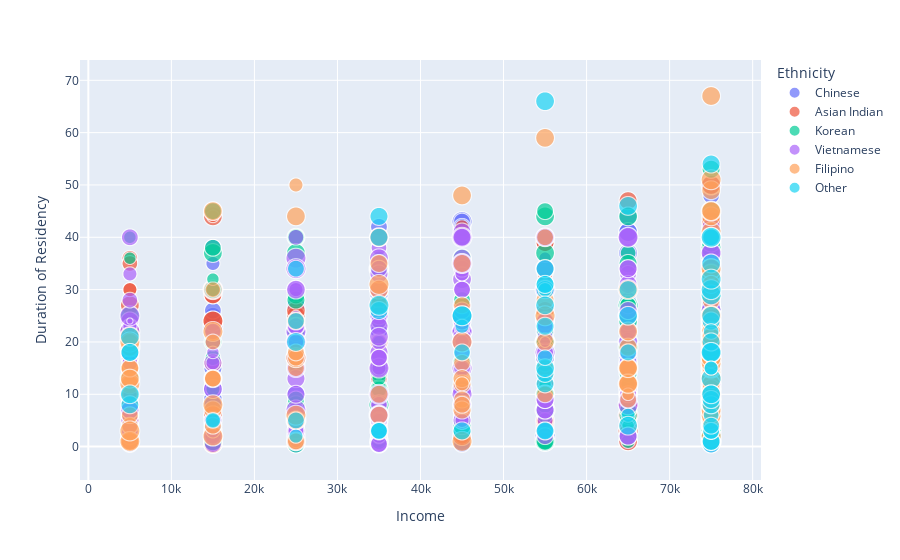

This figure's notebook cell:
### Code cell
import plotly_express as px

fig1 = px.scatter(ethnicity_df, x="Income", y="Duration of Residency", 
                  color="Ethnicity", # the variable that specifies the number of colors to use
                  size="Quality of Life") # the size of each bubble in the plot
fig1.show()

### Figure 1 — Plotly figure (JSON) as saved in the notebook; plotly's stock layout.template omitted (floating-point values rounded to 4 significant figures; data arrays with more than 128 entries replaced by an {"elided": "..."} marker saying what was removed)
{"data": [{"hovertemplate": "Ethnicity=Chinese<br>Income=%{x}<br>Duration of Residency=%{y}<br>Quality of Life=%{marker.size}<extra></extra>", "legendgroup": "Chinese", "marker": {"color": "#636efa", "size": {"elided": "335 int values"}, "sizemode": "area", "sizeref": 0.025, "symbol": "circle"}, "mode": "markers", "name": "Chinese", "showlegend": true, "type": "scattergl", "x": {"elided": "335 int values"}, "xaxis": "x", "y": {"elided": "335 float values"}, "yaxis": "y"}, {"hovertemplate": "Ethnicity=Asian Indian<br>Income=%{x}<br>Duration of Residency=%{y}<br>Quality of Life=%{marker.size}<extra></extra>", "legendgroup": "Asian Indian", "marker": {"color": "#EF553B", "size": {"elided": "283 int values"}, "sizemode": "area", "sizeref": 0.025, "symbol": "circle"}, "mode": "markers", "name": "Asian Indian", "showlegend": true, "type": "scattergl", "x": {"elided": "283 int values"}, "xaxis": "x", "y": {"elided": "283 float values"}, "yaxis": "y"}, {"hovertemplate": "Ethnicity=Korean<br>Income=%{x}<br>Duration of Residency=%{y}<br>Quality of Life=%{marker.size}<extra></extra>", "legendgroup": "Korean", "marker": {"color": "#00cc96", "size": {"elided": "267 int values"}, "sizemode": "area", "sizeref": 0.025, "symbol": "circle"}, "mode": "markers", "name": "Korean", "showlegend": true, "type": "scattergl", "x": {"elided": "267 int values"}, "xaxis": "x", "y": {"elided": "267 float values"}, "yaxis": "y"}, {"hovertemplate": "Ethnicity=Vietnamese<br>Income=%{x}<br>Duration of Residency=%{y}<br>Quality of Life=%{marker.size}<extra></extra>", "legendgroup": "Vietnamese", "marker": {"color": "#ab63fa", "size": {"elided": "280 int values"}, "sizemode": "area", "sizeref": 0.025, "symbol": "circle"}, "mode": "markers", "name": "Vietnamese", "showlegend": true, "type": "scattergl", "x": {"elided": "280 int values"}, "xaxis": "x", "y": {"elided": "280 float values"}, "yaxis": "y"}, {"hovertemplate": "Ethnicity=Filipino<br>Income=%{x}<br>Duration of Residency=%{y}<br>Quality of Life=%{marker.size}<extra></extra>", "legendgroup": "Filipino", "marker": {"color": "#FFA15A", "size": {"elided": "163 int values"}, "sizemode": "area", "sizeref": 0.025, "symbol": "circle"}, "mode": "markers", "name": "Filipino", "showlegend": true, "type": "scattergl", "x": {"elided": "163 int values"}, "xaxis": "x", "y": {"elided": "163 int values"}, "yaxis": "y"}, {"hovertemplate": "Ethnicity=Other<br>Income=%{x}<br>Duration of Residency=%{y}<br>Quality of Life=%{marker.size}<extra></extra>", "legendgroup": "Other", "marker": {"color": "#19d3f3", "size": [8, 8, 9, 8, 8, 9, 8, 8, 6, 10, 10, 8, 5, 9, 8, 5, 9, 8, 8, 9, 7, 8, 7, 7, 6, 5, 8, 8, 7, 10, 7, 10, 7, 9, 8, 7, 7, 8, 9, 8, 6, 8, 5, 7, 5, 7, 8, 10, 8, 9, 7, 9, 9, 8, 10, 7, 5, 5, 6, 9, 10, 8, 9, 9, 8, 8, 10, 9, 8, 10, 10, 8, 9], "sizemode": "area", "sizeref": 0.025, "symbol": "circle"}, "mode": "markers", "name": "Other", "showlegend": true, "type": "scattergl", "x": [75000, 75000, 75000, 55000, 5000, 65000, 75000, 75000, 75000, 75000, 45000, 5000, 65000, 75000, 75000, 25000, 75000, 55000, 45000, 5000, 55000, 35000, 75000, 25000, 75000, 15000, 35000, 55000, 35000, 75000, 75000, 35000, 35000, 65000, 55000, 75000, 25000, 55000, 55000, 55000, 15000, 75000, 45000, 45000, 55000, 25000, 35000, 75000, 5000, 5000, 65000, 75000, 75000, 75000, 75000, 75000, 75000, 75000, 55000, 25000, 45000, 55000, 55000, 75000, 75000, 65000, 75000, 55000, 55000, 75000, 75000, 35000, 65000], "xaxis": "x", "y": [24, 0.5, 40, 31, 8, 25, 1, 1, 6, 13, 25, 18, 6, 10, 8, 2, 25, 12, 3, 21, 3, 26, 3, 5, 22, 5, 3, 3, 3, 29, 3, 27, 3, 4, 14, 4, 24, 34, 15, 30, 5, 9, 23, 18, 30, 34, 40, 18, 18, 10, 18, 10, 18, 20, 18, 40, 15, 15, 17, 20, 25, 23, 27, 35, 54, 30, 30, 66, 31, 32, 40, 44, 46], "yaxis": "y"}], "layout": {"legend": {"itemsizing": "constant", "title": {"text": "Ethnicity"}, "tracegroupgap": 0}, "margin": {"t": 60}, "xaxis": {"anchor": "y", "domain": [0, 1], "title": {"text": "Income"}}, "yaxis": {"anchor": "x", "domain": [0, 1], "title": {"text": "Duration of Residency"}}}}
